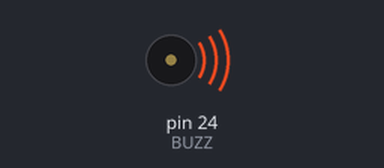
Recording of a sketch running on a simulated Arduino Mega 2560, built with avr-gcc and run on an emulated ATmega2560. Parts: buzzer (waves = sounding, pin HIGH). At 2.0 s the program stops and its outputs stay as they are.

Above: at 0.1 s.
Timing chart, 0 to 3.0 s (numbered marks = the images above):
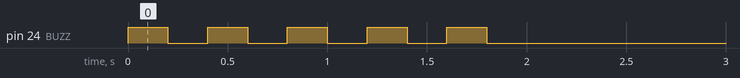

Measured:
- by itself, pin 24 (BUZZ): alternates HIGH for 0.20 s and LOW for 0.20 s, 10 changes in all, then stays LOW

The sketch:

TugasBuzzer.ino
```cpp
const int BUZZ = 24;
void setup() {
  pinMode(BUZZ, OUTPUT);
}
void loop() {
  for (int i = 0; i < 5; i++) {
    digitalWrite(BUZZ, HIGH); // buzzer ON
    delay(200);
    digitalWrite(BUZZ, LOW);  // buzzer OFF
    delay(200);

  }
  while (true);
}
```
